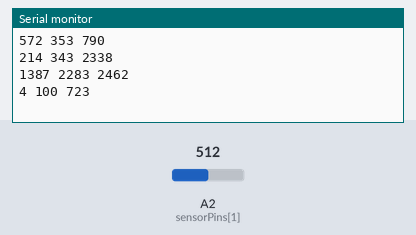
A sketch run on a simulated Arduino Uno, built with avr-gcc and run on an emulated ATmega328P. Shown: the last lines printed to the serial monitor. Inputs (shaded band) come from the test bench; at power-on: A2 (sensorPins[1]) = 512. Random numbers use the default seed unless the sketch sets one.

Above: at 4.8 s.
4.9 s: A2 (sensorPins[1]) set to 716
At 8.8 s:
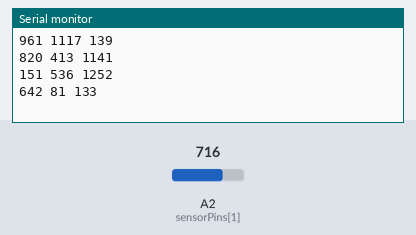
9.6 s: A2 (sensorPins[1]) set to 900
At 11.8 s:
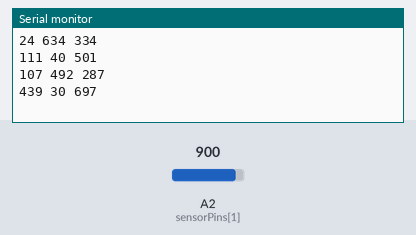
Timing chart, 0 to 13.3 s (numbered marks = the images above; inputs shaded):
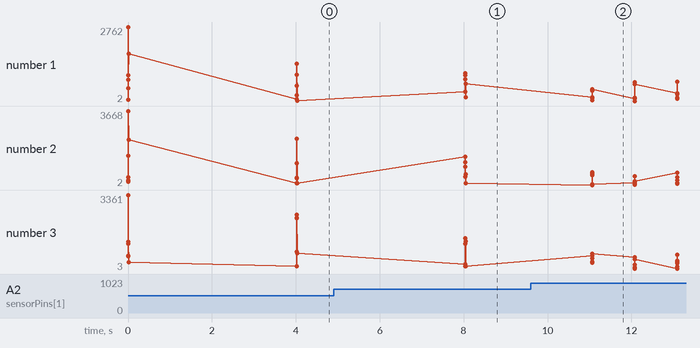

The sketch:

Program5b_TwinkleSlower.ino
```cpp
// Pius Wong, 4/28/2016
// personal project
// This program is supposed to have lights softly falling down row by row
// Modified from "White on White" program.  Arrays "row" and "col" may not be
// intuitively defined, because the original "White on White" grid program
// may have swapped rows and columns.  Here row[] describes the grounded wires
// going more or less vertically, while [col] has the powered wires running
// more or less horizontally.
// ===========================================================================
boolean debug = true;

// Set the LED variables
// LED pins for power rows, top to bottom
int row[] = {13, 12, 11, 10, 9, 8};
const int sizeRow = 6;
// LED pins for ground columns, left to right
int col[] = {5, 6, 7};
const int sizeCol = 3;
// LED pins for light sensor
int sensorPins[] = {A1, A2, A3};  // 0v, signal, 5v

// counters
int count = 0;   // initializing brightness array
int count2 = 0;  // initializing brightness array
int count3 = 0;  // multiplexing counter for PWM
int count4 = 0;  // time segment for PWM
int count5 = 0;  // tracking rows in PWM
int count5b = 0; // tracking cols in PWM
int count6 = 0;

// timing
// 21 ms PWM cycle time seems to work; 1/21 duty cycle still smooth
long cycletime = 600; //us; 500 OK for 3 columns
int timesegments = 50;  // should divide evenly into cycletime.  Makes timestep divisible by # of cols, too?
                         // This sets smallest PWM increment, and hence smallest brightness increment
int timestep = cycletime/timesegments; // = cycletime/timesegments..
                                  // Can be directly defined because of variable type issues
unsigned long timenow;
int timeshift;
int maxcycletime = 10;

// brightness matrix variables
int brightness[sizeRow][sizeCol];
float ledPeriod[sizeRow][sizeCol];
int ledShift[sizeRow][sizeCol];
int minBrightness = .05*timesegments;

// sensing
boolean trigger = false;


void setup() {

  // Initialize and turn off all LEDs.
  for (int count = 0; count < sizeCol; count++){
    pinMode(col[count], OUTPUT);
    digitalWrite(col[count], LOW);
  }
  for (int count = 0; count < sizeRow; count++){
    pinMode(row[count], OUTPUT);
    digitalWrite(row[count], LOW);
  }

//  // Turn on LEDs
//  for (count = 0; count < sizeCol; count++){
//    digitalWrite(row[count], HIGH);
//  }

  randomSeed(analogRead(A0));
  if (debug==true){
    Serial.begin(115200);
  }

  // Initialize brightness array.  It is ZERO-INDEXED!
  for (count=0; count < sizeRow; count++){
    for (count2=0; count2 < sizeCol; count2++){
      brightness[count][count2] = 0;
    }
  }

  // Initialize light sensor pins
  pinMode(sensorPins[0], OUTPUT);
  pinMode(sensorPins[2], OUTPUT);
  digitalWrite(sensorPins[0], LOW);  // 0v
  digitalWrite(sensorPins[2], HIGH); // 5v

}


void loop() {

  // Sense environment
  int ambientLight = analogRead(sensorPins[1]); // 0 = darkest, 1023 = brightest
  if (debug==true){
    Serial.print("Ambient Light = ");
    Serial.println(ambientLight);    //debug
  }
  int periodMax = map(ambientLight, 0, 1023, maxcycletime, 0);  // last arguments set output range
  if (debug==true){
    Serial.print("PeriodMax = ");
    Serial.println(periodMax);  // debug
  }

  // set timing MAXIMUM, over all LEDs. Bias toward longer period when darker ambient light.
  int period = random(0.5*periodMax, periodMax); // seconds
  if (debug==true){
    Serial.print("Period = ");
    Serial.println(period);  // debug
  }
  unsigned long timecyclestart = millis();
//  timeshiftstart = timecyclestart;
//  int timeshift = random(50,1000); // milliseconds
//  timeshift = timeshift*random(70,100)/100;  // skew distribution hack, instead of uniform distribution
  if (debug==true){
    Serial.print("Time Now = ");
    Serial.println(timenow);  // debug
  }
  boolean loopdone = false;

  // Set brightness matrix parameters according to max time. Each LED is individual.
  for(count6=0; count6<sizeRow; count6++){
    for(count3=0; count3<sizeCol; count3++){
      // Set periods for each LED.
      ledPeriod[count6][count3] = (float) random(0, 1000*period)/1000; // seconds
      // Set time shifts for each LED.
      ledShift[count6][count3] = random(0, 1000*(period - ledPeriod[count6][count3])); // milliseconds
      if (debug==true){
        Serial.print(ledShift[count6][count3]); Serial.print(" "); // debug
      }
    }
    Serial.println("");
  }
  if (debug==true){
    Serial.println(" "); // debug
  }

  // Let LEDs shine through one full cycle
  while(loopdone == false)
  {

    // Get time
    timenow = millis();
    // .print("timenow = "); Serial.println(timenow);  // debug

    // Find time passed.  Correct it if time resets.
    unsigned long timePassed = timenow - timecyclestart;
    if (timePassed < 0){
      timePassed = timenow + 4294967295;  // timenow + max value of unsigned long
    }

    // Set brightness matrix according to brightness matrix parameters above while() loop.
    for(count6 = 0; count6<sizeRow; count6++)  // go row by row
    {
      for(count3 = 0; count3<sizeCol; count3++) // go col by col
      {
        // If the time window is right...
        if( timePassed <= (ledPeriod[count6][count3]*1000 + ledShift[count6][count3]) && // time < end of ledPeriod
            timePassed >= ledShift[count6][count3] ) // time > start of period
        {
          // ...set brightness according to a sinusoidal equation.  "timesegments" corresponds to brightness increments, too.
          float coeff = 2*3.14159/ledPeriod[count6][count3];
          brightness[count6][count3] = (int) round( (timesegments-minBrightness)*0.5*(
                                        1 - cos( coeff*(timePassed-ledShift[count6][count3])/1000 ))
                                        + minBrightness);
                                      // the conversion to an int is necessary or else memory problems occur w/ array
          if (brightness[count6][count3] < minBrightness){
            brightness[count6][count3] = minBrightness;
          }
        }
        else{  // Otherwise just set it to minimum.
          brightness[count6][count3] = minBrightness;
        }
        // DEBUG===============
        if (count3==0){
          if (count6==0){
            brightness[count6][count3] = 10;
          }
          if (count6==1){
            brightness[count6][count3] = 2;
          }
          if (count6==2){
            brightness[count6][count3] = 30;
          }
          if (count6==3){
            brightness[count6][count3] = 20;
          }
          if (count6==4){
            brightness[count6][count3] = 10;
          }
          if (count6==5){
            brightness[count6][count3] = 2;
          }
        }
        else if (count3==1){
          if (count6==0){
            brightness[count6][count3] = 30;
          }
          if (count6==1){
            brightness[count6][count3] = 40;
          }
          if (count6==2){
            brightness[count6][count3] = 30;
          }
          if (count6==3){
            brightness[count6][count3] = 20;
          }
          if (count6==4){
            brightness[count6][count3] = 10;
          }
          if (count6==5){
            brightness[count6][count3] = 2;
          }
        }
        else if (count3==2){
          if (count6==0){
            brightness[count6][count3] = 49;
          }
          if (count6==1){
            brightness[count6][count3] = 50;
          }
          if (count6==2){
            brightness[count6][count3] = 30;
          }
          if (count6==3){
            brightness[count6][count3] = 20;
          }
          if (count6==4){
            brightness[count6][count3] = 10;
          }
          if (count6==5){
            brightness[count6][count3] = 2;
          }
        }
        // DEBUG=================
//        if (debug==true){
//          Serial.print(brightness[count6][count3]); Serial.print(" ");// debug
//        }
      }
//      if (debug==true){
//        Serial.println("");
//      }
    }
//    if (debug==true){
//      Serial.println("");
//    }

    // Start one PWM cycle.
    // Default is LEDs are off. Turn on/off as needed for PWM.
    for (count4=0; count4 < timesegments; count4++)  // for 0 to (max-1)...
    {
      // As time segments pass in PWM, turn LEDs on and off as needed.
      for (count5b=0; count5b < sizeCol; count5b++) // check col by col
      {
        int colOfInterest = count5b; // This is the column to adjust.
        // Prepare a column for activation; turn off the others.
        for (count3=0; count3 < sizeCol; count3++){
          if (count3 == colOfInterest){
            digitalWrite(col[count3], LOW);  // Ground the column of interest.
          }
          else if (count3 != colOfInterest){
            digitalWrite(col[count3], HIGH);  // Reverse-bias the column of interest.
          }
        }

        for (count5=0; count5 < sizeRow; count5++) // check row by row
        {
          int rowOfInterest = count5;  // This is the row to adjust.
          // Turn on LEDs at start of cycle if needed (if brightness > 0)
          if ( (brightness[rowOfInterest][colOfInterest] > 0) && (count4 < brightness[rowOfInterest][colOfInterest])){
            digitalWrite(row[rowOfInterest], HIGH);
          }
          else if (brightness[rowOfInterest][colOfInterest] == 0 ){
            digitalWrite(row[rowOfInterest], LOW);
          }
          // If current time segment matches the intended brightness level...
          else if (count4 == brightness[rowOfInterest][colOfInterest]){
            // ...turn LED in that row off.
            digitalWrite(row[rowOfInterest], LOW);
          }
        }
        // Leave some time for the LEDs to do their thing for one column.
        delayMicroseconds(timestep);
        // Serial.println(micros()); // debug
      }

    }

    // Check if the cycle is done
    if( timenow - timecyclestart > (period*1000) )
    {
      loopdone = true;
    }

  }
}
```

Measured:
- after the input at 4.9 s, the serial monitor: prints a new line after 3.1 s (image 1)
- after the input at 9.6 s, the serial monitor: prints a new line after 1.5 s (image 2)
- plotted number 1: 4 → 642 after the input at 4.9 s, 642 → 147 after the input at 9.6 s
- plotted number 2: 100 → 81 after the input at 4.9 s, 81 → 16 after the input at 9.6 s
- plotted number 3: 723 → 133 after the input at 4.9 s, 133 → 259 after the input at 9.6 s
